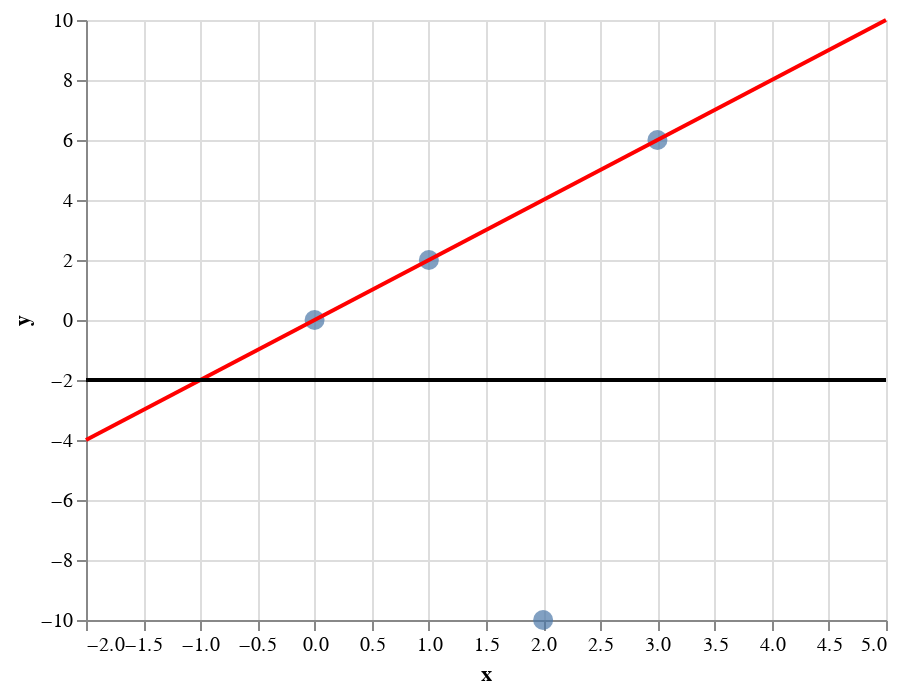

Write notebook code for a chart like this one.
### Markdown cell above
Looking at the two models in the following picture, which do you think fits the data better?

### Code cell
c+c_lineA+c_lineB

### Figure 1 — Vega-Lite specification as saved in the notebook (floating-point values rounded to 4 significant figures)
{"config": {"view": {"continuousWidth": 400, "continuousHeight": 300}}, "layer": [{"data": {"name": "data-dd2f37c2feb906cd9c4f4b68fb9fb7ee"}, "mark": {"type": "circle", "size": 100}, "encoding": {"x": {"field": "x", "type": "quantitative"}, "y": {"field": "y", "type": "quantitative"}}}, {"data": {"name": "data-9a6efddf19aed0a5723b37463db9303c"}, "mark": {"type": "line", "color": "red"}, "encoding": {"x": {"field": "x", "type": "quantitative"}, "y": {"field": "y", "type": "quantitative"}}}, {"data": {"name": "data-4d5b20bb77f86f070c9ed7766fe98b65"}, "mark": {"type": "line", "color": "black"}, "encoding": {"x": {"field": "x", "type": "quantitative"}, "y": {"field": "y", "type": "quantitative"}}}], "$schema": "https://vega.github.io/schema/vega-lite/v4.17.0.json", "datasets": {"data-dd2f37c2feb906cd9c4f4b68fb9fb7ee": [{"x": 0, "y": 0}, {"x": 1, "y": 2}, {"x": 2, "y": -10}, {"x": 3, "y": 6}], "data-9a6efddf19aed0a5723b37463db9303c": [{"x": -2, "y": -4}, {"x": 5, "y": 10}], "data-4d5b20bb77f86f070c9ed7766fe98b65": [{"x": -2, "y": -2}, {"x": 5, "y": -2}]}}
